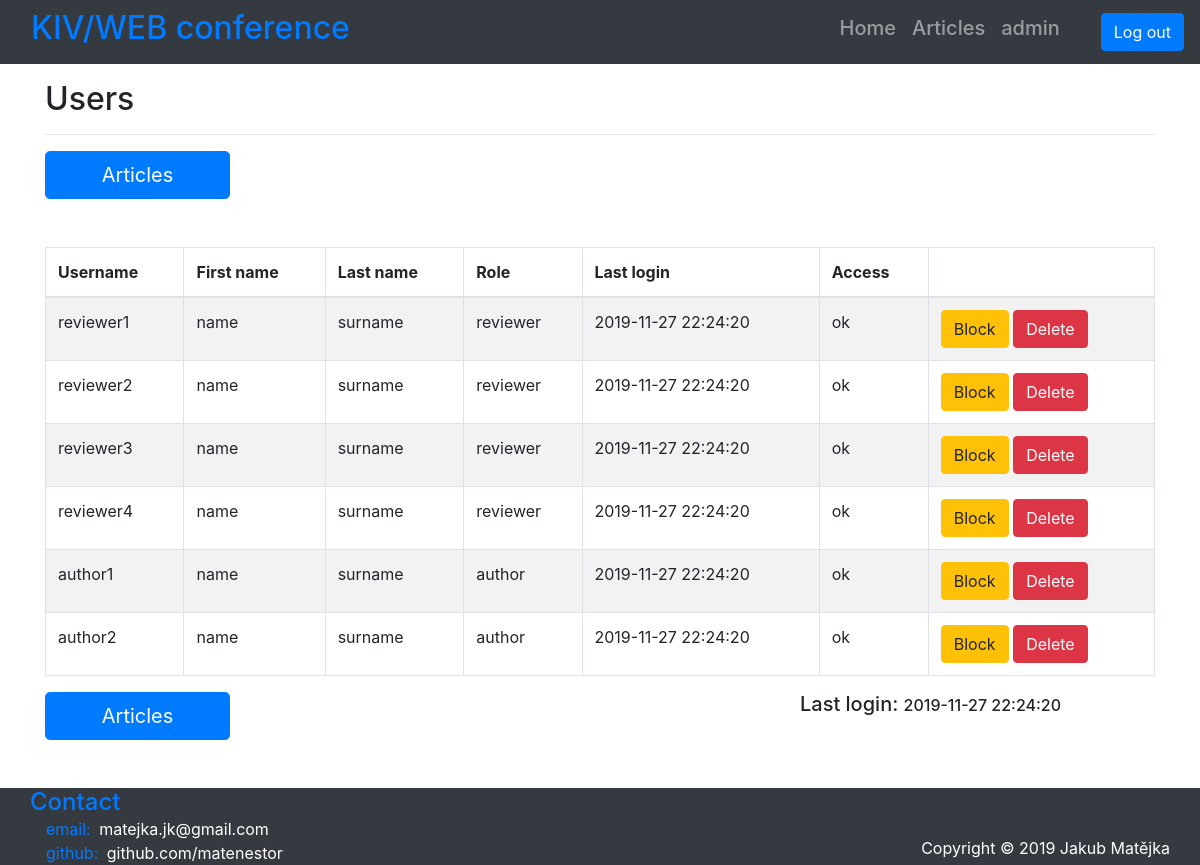
Screenshot of /index.php?page=user&sub_page=admin_users (signed in) with the database file from the repository.
### tables this page shows
CREATE TABLE IF NOT EXISTS `user` (
  `id_user` int(11) NOT NULL,
  `username` varchar(32) NOT NULL,
  `first_name` varchar(32) DEFAULT NULL,
  `last_name` varchar(32) DEFAULT NULL,
  `role` enum('admin','reviewer','author') NOT NULL DEFAULT 'author',
  `last_login` datetime NOT NULL DEFAULT current_timestamp(),
  `access` enum('ok','blocked') NOT NULL DEFAULT 'ok',
  `password` varchar(256) NOT NULL
);

### app/Controllers/ABaseController.php (called while the page is built, shortened)
<?php
abstract class ABaseController {
    protected function getView($view, $title, $data=null) {
        require APP_PATH.DIR_VIEWS.LAYOUT.EXT_VIEW;
        $template = ob_get_clean();
        return $template;
    }
    public function getContent($view, $data) {
        require APP_PATH.DIR_VIEWS.$view.EXT_VIEW;
    }
}

### app/Controllers/AdminController.php (called while the page is built, shortened)
<?php
class AdminController extends ABaseController {
    private $dbUser;
    public function __construct() {
        $this->view = "AdminArticlesView";
        $this->title = "Admin";
        $this->dbUser = new UserModel();
    }
    public function process() {
        $this->composeData();
        $this->show();
    }
    private function checkPageSwitch() {
        if (isset($_GET["sub_page"])) {
            switch ($_GET["sub_page"]) {
                case "admin_users":
                    $this->view = "AdminUsersView";
                    break;
            }
        }
    }
    private function composeData() {
        if ($this->view == "AdminArticlesView") {
            $this->composeDataArticles();
        }
        elseif ($this->view == "AdminUsersView") {
            $this->composeDataUsers();
        }
    }
    private function composeDataUsers() {
        global $login;
        $userName = $login->getLoginUserName();
        $this->data = $this->dbUser->getAllUsers();
        $this->data["last_login"] = $this->dbUser->getUserLastLogin($userName);
    }
    private function show() {
        $template = parent::getView(
            $this->view,
            $this->title,
            $this->data
        );
        return $template;
    }
}

### app/Controllers/UserController.php (called while the page is built, shortened)
<?php
class UserController extends ABaseController {
    private $dbUser;
    public function __construct() {
        $this->dbUser = new UserModel();
    }
    public function process() {
        global $login;
        $userName = $login->getLoginUserName();
        $userRole = $this->dbUser->getUserRole($userName);
        switch ($userRole) {
            case "admin":
                $controller = new AdminController();
                break;
        }
        $controller->process();
    }
}

### index.php (called while the page is built, shortened)
<?php
$router = new RouterService();
$router->route();

### app/Models/BaseModel.php (called while the page is built, shortened)
<?php
class BaseModel {
    private $pdo;
    public function __construct() {
        $this->pdo = $this->connectDB();
    }
    private function connectDB() {
        try {
            $pdo = new PDO("mysql:host=".DB_SERVER.";dbname=".DB_NAME, DB_USER, DB_PASS);
            $pdo->exec("set names utf8");
        }
        catch(PDOException $ex){
            die("Unable to connect to database. Please try again in a few minutes.");
        }
        return $pdo;
    }
    private function disconnectDB() {
        $this->pdo = null;
    }
    protected function executeQuery(string $query) {
        $stmt = $this->pdo->query($query);
        if ($stmt) {
            return $stmt;
        }
        else {
            $error = $this->pdo->errorInfo();
            echo $error[2];
            return null;
        }
    }
    protected function selectFromTable(string $select, string $tableName, string $where="", string $orderBy="", string $sort="", string $groupBy="") {
        $query = "SELECT ".$select." FROM ".$tableName
            .(($where=="")   ? "" : " WHERE ".$where)
            .(($orderBy=="") ? "" : " ORDER BY ".$orderBy)
            .(($sort=="")    ? "" : " ".$sort)
            .(($groupBy=="") ? "" : " GROUP BY ".$groupBy);
        $result = $this->executeQuery($query);
        return $result->fetchAll();
    }
}

### app/Models/UserModel.php (called while the page is built, shortened)
<?php
class UserModel extends BaseModel {
    public function getAllUsers():array {
        $select = "*";
        $where = TABLE_USER.".role != 'admin'";
        return parent::selectFromTable($select, TABLE_USER, $where);
    }
}

### app/Views/AdminUsersView.phtml (the view)
<p class="h2">Users</p>
<hr>
<div class="row justify-content-between mb-5 mx-auto">
    <a href="<?= INDEX."?page=user&sub_page=admin_articles"?>" class="col-2 btn btn-primary btn-lg" role="button" aria-pressed="true">Articles</a>
</div>
<div class="table-wrapper">
    <table class="table table-striped table-bordered">
        <thead>
        <tr>
            <th>Username</th>
            <th>First name</th>
            <th>Last name</th>
            <th>Role</th>
            <th>Last login</th>
            <th>Access</th>
            <th></th>
        </tr>
        </thead>
        <tbody>
        <?php foreach ($data as $user): ?>
            <?php if (!is_array($user)) break; ?>
            <tr>
                <td><?= $user["username"]; ?></td>
                <td><?= $user["first_name"]; ?></td>
                <td><?= $user["last_name"]; ?></td>
                <td><?= $user["role"]; ?></td>
                <td><?= $user["last_login"]; ?></td>
                <td><?= $user["access"]; ?></td>
                <td>
                    <div>
                        <form action="<?= INDEX ?>" method="post">
                            <?php if ($user["access"] == "ok"): ?>
                                <button type="submit" name="block_user" value="<?= $user["id_user"] ?>" class="btn btn-warning">Block</button>
                            <?php else: ?>
                                <button type="submit" name="allow_user" value="<?= $user["id_user"] ?>" class="btn btn-success">Allow</button>
                            <?php endif; ?>
                            <button type="submit" name="delete_user" value="<?= $user["id_user"] ?>" class="btn btn-danger">Delete</button>
                        </form>
                    </div>
                </td>
            </tr>
        <?php endforeach; ?>
        </tbody>
    </table>
    <div class="row justify-content-between mb-5 mx-auto">
        <a href="<?= INDEX."?page=user&sub_page=admin_articles"?>" class="col-2 btn btn-primary btn-lg" role="button" aria-pressed="true">Articles</a>
        <p class="col-4 h5">Last login: <span class="h6"><?= $data["last_login"] ?></span></p>
    </div>
</div>

### app/Views/Layout.phtml (style rules this page uses)
body { padding-top: 80px; }

### rows the page displays
user: username "reviewer1", first_name "name", last_name "surname", role "reviewer", last_login "2019-11-27 22:24:20", access "ok", $user["id_user"] 2 (drawn)
user: username "reviewer2", first_name "name", last_name "surname", role "reviewer", last_login "2019-11-27 22:24:20", access "ok", $user["id_user"] 3 (drawn)
user: username "reviewer3", first_name "name", last_name "surname", role "reviewer", last_login "2019-11-27 22:24:20", access "ok", $user["id_user"] 4 (drawn)
user: username "reviewer4", first_name "name", last_name "surname", role "reviewer", last_login "2019-11-27 22:24:20", access "ok", $user["id_user"] 5 (drawn)
user: username "author1", first_name "name", last_name "surname", role "author", last_login "2019-11-27 22:24:20", access "ok", $user["id_user"] 6 (drawn)
user: username "author2", first_name "name", last_name "surname", role "author", last_login "2019-11-27 22:24:20", access "ok", $user["id_user"] 7 (drawn)

### other values shown
$login->getLoginUserName() "admin"
$data["last_login"] "2019-11-27 22:24:20"
